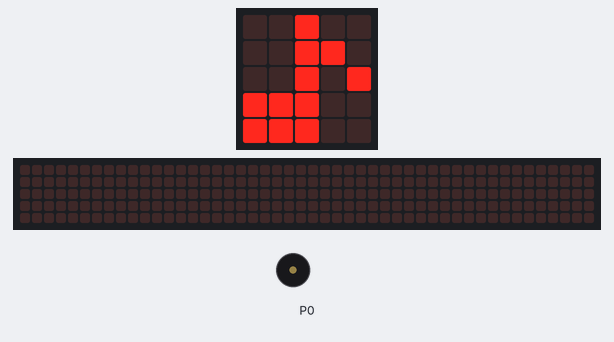
Bench run of a program on a simulated BBC micro:bit (MakeCode). Parts: the board's 5×5 LED display, a strip that is not on the board, showing the scrolling text unrolled, buzzer (waves = sounding). The 48×5 strip is a reading aid, not a part: it shows the text the display is scrolling, unrolled, one strip-width of it at a time.

Above: at 0.1 s.
At 2.3 s:
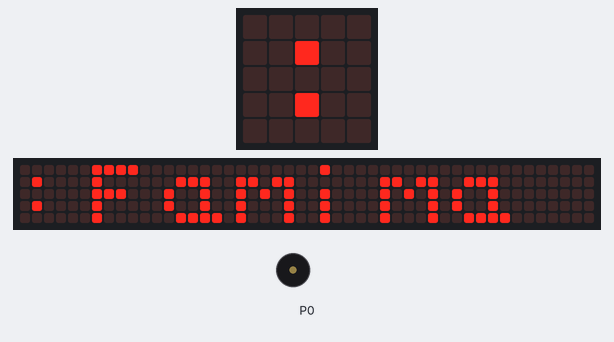
At 4.4 s:
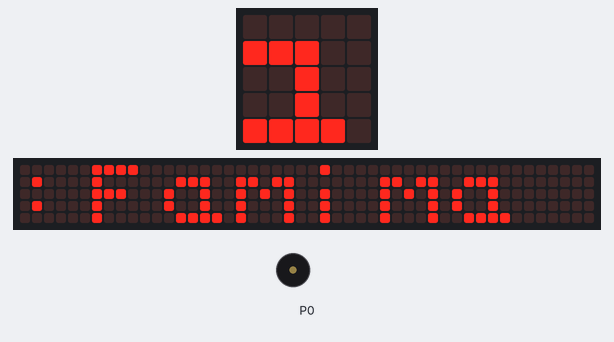
At 8.6 s:
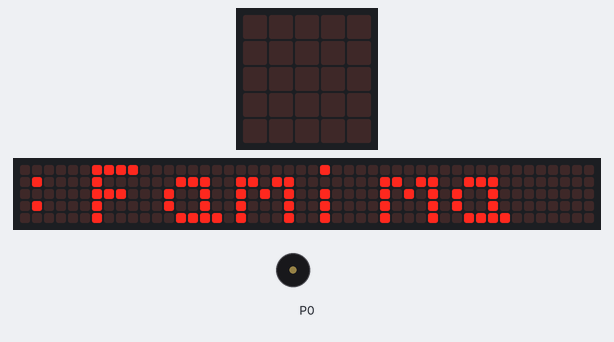
Timing chart, 0 to 18.9 s (numbered marks = the images above):
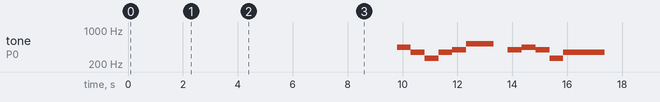

The program:

main.ts
```typescript
basic.showIcon(IconNames.EigthNote)
basic.pause(1000)
basic.clearScreen()
basic.showString(":Famima")
basic.pause(1000)
music.setVolume(255)
let tempo = 120
music.playMelody("A F C F G C5 C5 - ", tempo)
music.playMelody("G A G C F F F - ", tempo)
basic.forever(function () {

})
```

test.ts
```typescript
// テストはここに来ます。このパッケージが拡張機能として使用されるときにはコンパイルされません。
```
